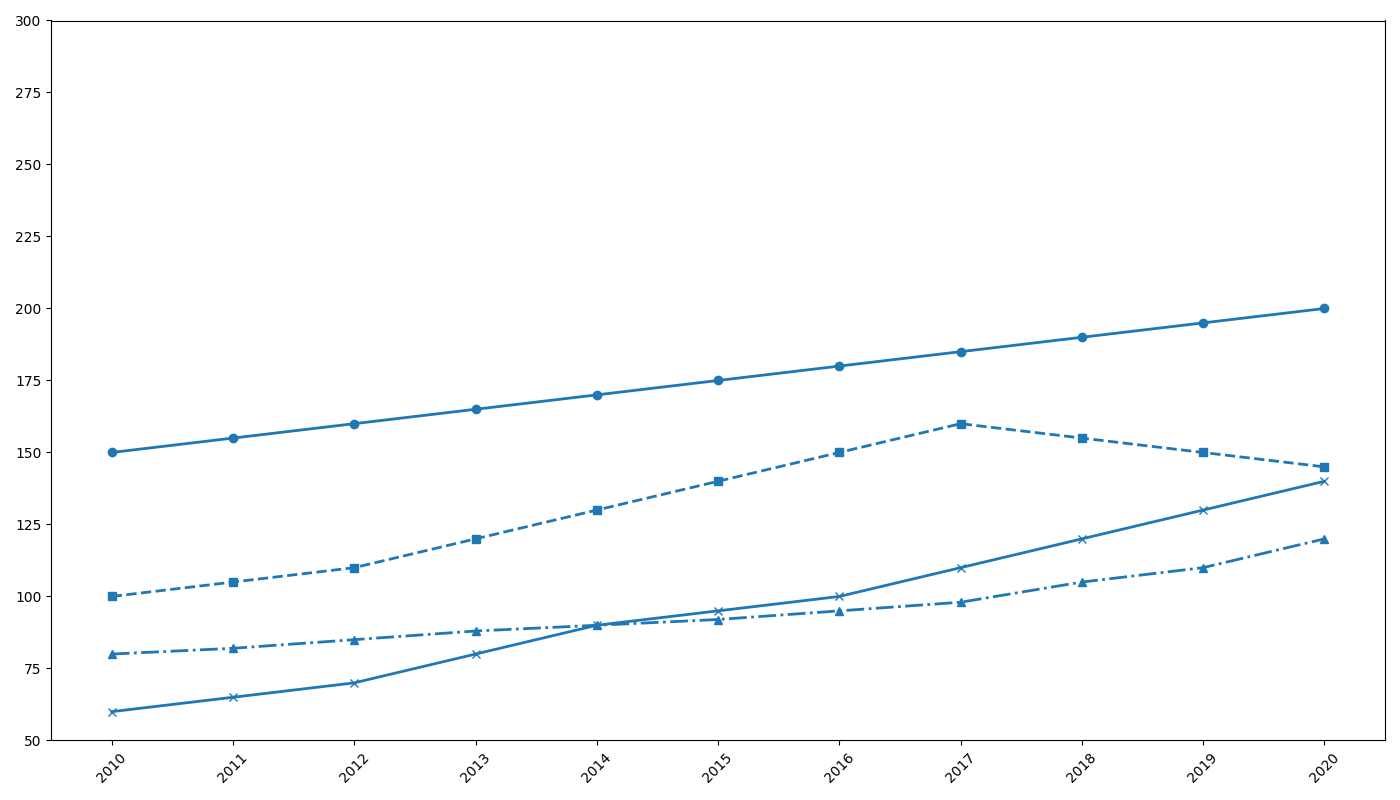

Reproduce this figure in Python.
import matplotlib.pyplot as plt
import numpy as np

years = np.arange(2010, 2021)
city_a = [150, 155, 160, 165, 170, 175, 180, 185, 190, 195, 200]
city_b = [100, 105, 110, 120, 130, 140, 150, 160, 155, 150, 145]
city_c = [80, 82, 85, 88, 90, 92, 95, 98, 105, 110, 120]
city_e = [60, 65, 70, 80, 90, 95, 100, 110, 120, 130, 140]

fig, ax = plt.subplots(figsize=(14, 8))

ax.plot(years, city_a, marker='o', linestyle='-', linewidth=2, color='#1f77b4')
ax.plot(years, city_b, marker='s', linestyle='--', linewidth=2, color='#1f77b4')
ax.plot(years, city_c, marker='^', linestyle='-.', linewidth=2, color='#1f77b4')
ax.plot(years, city_e, marker='x', linestyle='-', linewidth=2, color='#1f77b4')

# Removed title and labels
# ax.set_title('Population Growth in Fictional Cities (2010-2020)', fontsize=18, fontweight='bold', pad=20)
# ax.set_xlabel('Year', fontsize=15)
# ax.set_ylabel('Population (in thousands)', fontsize=15)

ax.set_yticks(range(50, 301, 25))
ax.set_xticks(years)
ax.tick_params(axis='x', rotation=45)

plt.tight_layout()
plt.show()
